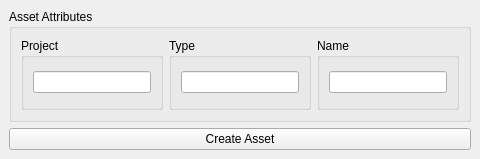
<?xml version="1.0" encoding="UTF-8"?>
<ui version="4.0">
 <class>AssetCreator</class>
 <widget class="QMainWindow" name="AssetCreator">
  <property name="geometry">
   <rect>
    <x>0</x>
    <y>0</y>
    <width>480</width>
    <height>159</height>
   </rect>
  </property>
  <property name="windowTitle">
   <string>AssetCreator</string>
  </property>
  <widget class="QWidget" name="centralwidget">
   <layout class="QVBoxLayout" name="verticalLayout">
    <item>
     <widget class="QGroupBox" name="groupBox_4">
      <property name="title">
       <string>Asset Attributes</string>
      </property>
      <layout class="QHBoxLayout" name="horizontalLayout">
       <item>
        <widget class="QGroupBox" name="groupBox">
         <property name="title">
          <string>Project</string>
         </property>
         <layout class="QHBoxLayout" name="horizontalLayout_3">
          <item>
           <widget class="QLineEdit" name="projectName"/>
          </item>
         </layout>
        </widget>
       </item>
       <item>
        <widget class="QGroupBox" name="groupBox_3">
         <property name="title">
          <string>Type</string>
         </property>
         <layout class="QHBoxLayout" name="horizontalLayout_5">
          <item>
           <widget class="QLineEdit" name="assetType"/>
          </item>
         </layout>
        </widget>
       </item>
       <item>
        <widget class="QGroupBox" name="groupBox_2">
         <property name="title">
          <string>Name</string>
         </property>
         <layout class="QHBoxLayout" name="horizontalLayout_4">
          <item>
           <widget class="QLineEdit" name="assetName"/>
          </item>
         </layout>
        </widget>
       </item>
      </layout>
     </widget>
    </item>
    <item>
     <widget class="QPushButton" name="createAsset">
      <property name="text">
       <string>Create Asset</string>
      </property>
     </widget>
    </item>
   </layout>
  </widget>
 </widget>
 <resources/>
 <connections/>
</ui>
